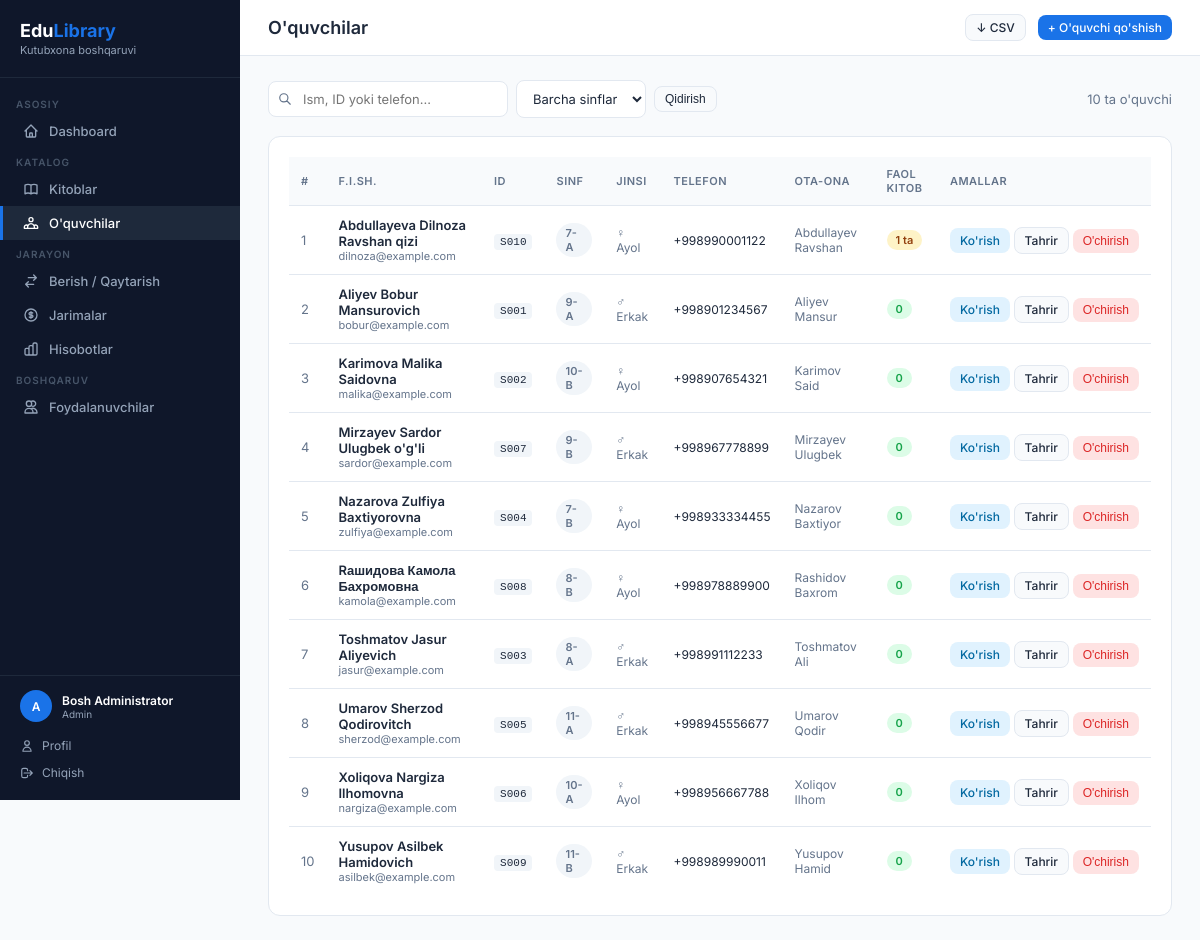
Before: /students (signed in) with the older database file.
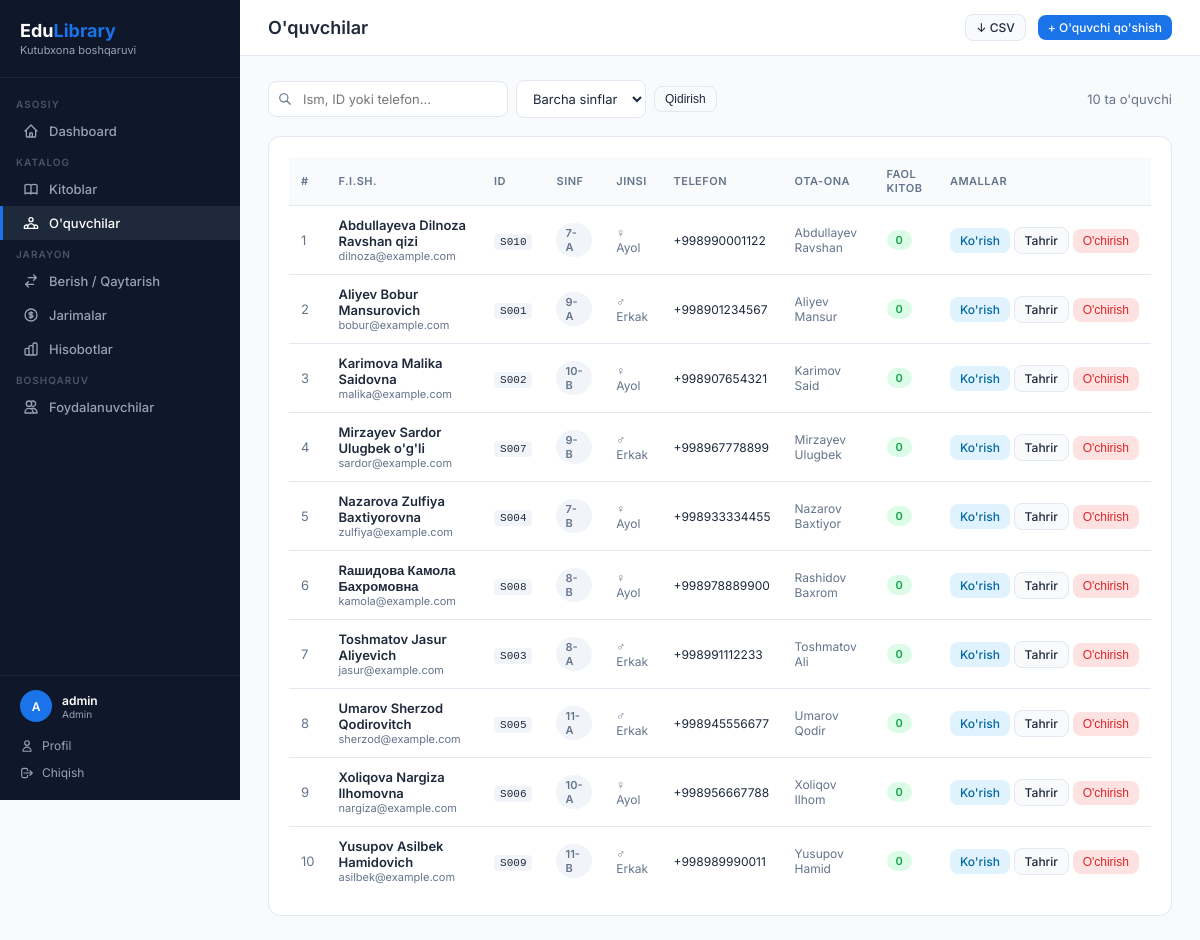
After: the same page with the newer database file.
### app.py (models this page shows, shortened)
class User(UserMixin, db.Model):
    id = db.Column(db.Integer, primary_key=True)
    username = db.Column(db.String(80), unique=True, nullable=False)
    password_hash = db.Column(db.String(200), nullable=False)
    role = db.Column(db.String(20), default='librarian')  # admin / librarian
    full_name = db.Column(db.String(150))
    email = db.Column(db.String(120), unique=True)
    phone = db.Column(db.String(20))
    is_active = db.Column(db.Boolean, default=True)
    last_login = db.Column(db.DateTime)
    created_at = db.Column(db.DateTime, default=datetime.utcnow)
    @property
    def display_name(self):
        try:
            return self.full_name or self.username
        except Exception:
            return self.username

class Student(db.Model):
    id = db.Column(db.Integer, primary_key=True)
    full_name = db.Column(db.String(150), nullable=False)
    student_id = db.Column(db.String(30), unique=True, nullable=False)
    grade = db.Column(db.String(20), nullable=False)
    gender = db.Column(db.String(10))           # erkak / ayol
    phone = db.Column(db.String(20))
    email = db.Column(db.String(120))
    date_of_birth = db.Column(db.Date)
    address = db.Column(db.String(250))
    parent_name = db.Column(db.String(150))
    parent_phone = db.Column(db.String(20))
    notes = db.Column(db.Text)
    created_at = db.Column(db.DateTime, default=datetime.utcnow)
    borrows = db.relationship('Borrow', backref='student', lazy=True, cascade='all, delete-orphan')
    @property
    def active_borrows(self):
        return [b for b in self.borrows if b.status == 'borrowed']
    @property
    def overdue_borrows(self):
        return [b for b in self.borrows if b.is_overdue]

### app.py (the view)
@app.route('/students')
@login_required
def students():
    q = request.args.get('q', '')
    grade_filter = request.args.get('grade', '')
    query = Student.query
    if q:
        query = query.filter(
            (Student.full_name.ilike(f'%{q}%')) |
            (Student.student_id.ilike(f'%{q}%')) |
            (Student.phone.ilike(f'%{q}%'))
        )
    if grade_filter:
        query = query.filter_by(grade=grade_filter)
    student_list = query.order_by(Student.full_name).all()
    all_grades = sorted(set(s.grade for s in Student.query.all()))
    return render_template('students.html', students=student_list, q=q,
                           grade_filter=grade_filter, all_grades=all_grades)

### app.py (called while the page is built)
@login_manager.user_loader
def load_user(user_id):
    return db.session.get(User, int(user_id))

    @property
    def is_overdue(self):
        return self.status == 'borrowed' and self.due_date < date.today()

### templates/students.html (shortened to what this page needs)
{% extends 'base.html' %}
{% block page_title %}O'quvchilar{% endblock %}
{% block topbar_actions %}
  <a href="{{ url_for('export_students') }}" class="btn btn-secondary btn-sm">↓ CSV</a>
  <a href="{{ url_for('add_student') }}" class="btn btn-primary btn-sm">+ O'quvchi qo'shish</a>
{% endblock %}
{% block content %}
<div class="filter-bar">
  <div class="filter-left">
    <form method="GET" style="display:flex; gap:8px; align-items:center;">
      <div class="search-input-wrap">
        <svg class="search-icon" width="14" height="14" fill="none" viewBox="0 0 24 24" stroke="currentColor"><path stroke-linecap="round" stroke-linejoin="round" stroke-width="2" d="M21 21l-6-6m2-5a7 7 0 11-14 0 7 7 0 0114 0z"/></svg>
        <input class="form-control" type="text" name="q" value="{{ q }}" placeholder="Ism, ID yoki telefon..." style="padding-left:34px; min-width:240px;">
      </div>
      <select name="grade" class="form-control" style="width:130px;">
        <option value="">Barcha sinflar</option>
      </select>
      <button class="btn btn-secondary btn-sm" type="submit">Qidirish</button>
    </form>
  </div>
  <span style="font-size:13px; color:var(--text-muted);">{{ students|length }} ta o'quvchi</span>
</div>
<div class="card">
  <div class="table-wrap">
    <table>
      <thead>
        <tr>
          <th>#</th>
          <th>F.I.Sh.</th>
          <th>ID</th>
          <th>Sinf</th>
          <th>Jinsi</th>
          <th>Telefon</th>
          <th>Ota-ona</th>
          <th>Faol kitob</th>
          <th>Amallar</th>
        </tr>
      </thead>
      <tbody>
        {% for s in students %}
        <tr>
          <td style="color:var(--text-muted);">{{ loop.index }}</td>
          <td>
            <a href="{{ url_for('student_detail', id=s.id) }}" style="color:var(--text); font-weight:600; text-decoration:none;">{{ s.full_name }}</a>
            {% if s.email %}<div style="font-size:11px; color:var(--text-muted);">{{ s.email }}</div>{% endif %}
          </td>
          <td><code style="background:#f1f5f9; padding:2px 6px; border-radius:4px; font-size:11px;">{{ s.student_id }}</code></td>
          <td><span class="badge badge-secondary">{{ s.grade }}</span></td>
          <td style="font-size:12px; color:var(--text-muted);">
            {% if s.gender == 'erkak' %}♂ Erkak{% elif s.gender == 'ayol' %}♀ Ayol{% else %}—{% endif %}
          </td>
          <td style="font-size:12px;">{{ s.phone or '—' }}</td>
          <td style="font-size:12px; color:var(--text-muted);">{{ s.parent_name or '—' }}</td>
          <td>
            {% set active = s.active_borrows|length %}
            {% set overdue = s.overdue_borrows|length %}
            {% if overdue > 0 %}
              <span class="badge badge-danger">{{ active }} ta ({{ overdue }} kechikkan)</span>
            {% elif active > 0 %}
              <span class="badge badge-warning">{{ active }} ta</span>
            {% else %}
              <span class="badge badge-success">0</span>
            {% endif %}
          </td>
          <td style="white-space:nowrap;">
            <a href="{{ url_for('student_detail', id=s.id) }}" class="btn btn-info btn-sm">Ko'rish</a>
            <a href="{{ url_for('edit_student', id=s.id) }}" class="btn btn-secondary btn-sm">Tahrir</a>
            <form method="POST" action="{{ url_for('delete_student', id=s.id) }}" style="display:inline;" onsubmit="return confirm('O\'quvchini o\'chirmoqchimisiz?')">
              <button class="btn btn-danger btn-sm" type="submit">O'chirish</button>
            </form>
          </td>
        </tr>
        {% else %}
        <tr><td colspan="9" style="text-align:center; color:var(--text-muted); padding:32px;">O'quvchi topilmadi</td></tr>
        {% endfor %}
      </tbody>
    </table>
  </div>
</div>
{% endblock %}

### templates/base.html (shortened to what this page needs)
<!DOCTYPE html>
<html lang="uz">
<head>
</head>
<body>
{% if current_user.is_authenticated %}
<aside class="sidebar">
  <div class="sidebar-logo">
    <h2>Edu<span>Library</span></h2>
    <p>Kutubxona boshqaruvi</p>
  </div>
  <nav>
    <div class="nav-section">Asosiy</div>
    <a href="{{ url_for('dashboard') }}" class="nav-item {% if request.endpoint == 'dashboard' %}active{% endif %}">
      <svg fill="none" viewBox="0 0 24 24" stroke="currentColor"><path stroke-linecap="round" stroke-linejoin="round" stroke-width="2" d="M3 12l2-2m0 0l7-7 7 7M5 10v10a1 1 0 001 1h3m10-11l2 2m-2-2v10a1 1 0 01-1 1h-3m-6 0a1 1 0 001-1v-4a1 1 0 011-1h2a1 1 0 011 1v4a1 1 0 001 1m-6 0h6"/></svg>
      Dashboard
    </a>
    <div class="nav-section">Katalog</div>
    <a href="{{ url_for('books') }}" class="nav-item {% if 'book' in request.endpoint %}active{% endif %}">
      Kitoblar
    </a>
    <a href="{{ url_for('students') }}" class="nav-item {% if 'student' in request.endpoint %}active{% endif %}">
      O'quvchilar
    </a>
    <div class="nav-section">Jarayon</div>
    <a href="{{ url_for('borrows') }}" class="nav-item {% if 'borrow' in request.endpoint %}active{% endif %}">
      <svg fill="none" viewBox="0 0 24 24" stroke="currentColor"><path stroke-linecap="round" stroke-linejoin="round" stroke-width="2" d="M8 7h12m0 0l-4-4m4 4l-4 4m0 6H4m0 0l4 4m-4-4l4-4"/></svg>
      Berish / Qaytarish
    </a>
    <a href="{{ url_for('fines') }}" class="nav-item {% if 'fine' in request.endpoint %}active{% endif %}">
      <svg fill="none" viewBox="0 0 24 24" stroke="currentColor"><path stroke-linecap="round" stroke-linejoin="round" stroke-width="2" d="M12 8c-1.657 0-3 .895-3 2s1.343 2 3 2 3 .895 3 2-1.343 2-3 2m0-8c1.11 0 2.08.402 2.599 1M12 8V7m0 1v8m0 0v1m0-1c-1.11 0-2.08-.402-2.599-1M21 12a9 9 0 11-18 0 9 9 0 0118 0z"/></svg>
      Jarimalar
    </a>
    <a href="{{ url_for('reports') }}" class="nav-item {% if request.endpoint == 'reports' %}active{% endif %}">
      Hisobotlar
    </a>
    {% if current_user.role == 'admin' %}
    <div class="nav-section">Boshqaruv</div>
    <a href="{{ url_for('users') }}" class="nav-item {% if 'user' in request.endpoint and request.endpoint != 'profile' %}active{% endif %}">
      <svg fill="none" viewBox="0 0 24 24" stroke="currentColor"><path stroke-linecap="round" stroke-linejoin="round" stroke-width="2" d="M12 4.354a4 4 0 110 5.292M15 21H3v-1a6 6 0 0112 0v1zm0 0h6v-1a6 6 0 00-9-5.197M13 7a4 4 0 11-8 0 4 4 0 018 0z"/></svg>
      Foydalanuvchilar
    </a>
    {% endif %}
  </nav>
  <div class="sidebar-footer">
    <div class="sidebar-user">
      <div class="avatar-sm">{{ current_user.username[0].upper() }}</div>
      <div class="info">
        <div class="name">{{ current_user.display_name }}</div>
        <div class="role">{{ 'Admin' if current_user.role == 'admin' else 'Kutubxonachi' }}</div>
      </div>
    </div>
    <a href="{{ url_for('profile') }}">
      <svg width="14" height="14" fill="none" viewBox="0 0 24 24" stroke="currentColor"><path stroke-linecap="round" stroke-linejoin="round" stroke-width="2" d="M16 7a4 4 0 11-8 0 4 4 0 018 0zM12 14a7 7 0 00-7 7h14a7 7 0 00-7-7z"/></svg>
      Profil
    </a>
    <a href="{{ url_for('logout') }}">
      <svg width="14" height="14" fill="none" viewBox="0 0 24 24" stroke="currentColor"><path stroke-linecap="round" stroke-linejoin="round" stroke-width="2" d="M17 16l4-4m0 0l-4-4m4 4H7m6 4v1a3 3 0 01-3 3H6a3 3 0 01-3-3V7a3 3 0 013-3h4a3 3 0 013 3v1"/></svg>
      Chiqish
    </a>
  </div>
</aside>
<div class="main">
  <div class="topbar">
    <h1>{% block page_title %}{% endblock %}</h1>
    <div class="actions">{% block topbar_actions %}{% endblock %}</div>
  </div>
  <div class="content">
    {% block content %}{% endblock %}
  </div>
</div>
{% else %}
{% block auth_content %}{% endblock %}
{% endif %}
</body>
</html>

Changed rows visible on the page:
changed User "Admin": display_name "Bosh Administrator" → "admin"
changed Student "Abdullayeva Dilnoza Ravshan qizi": active "1" → (not shown); text "ta" → "0"
